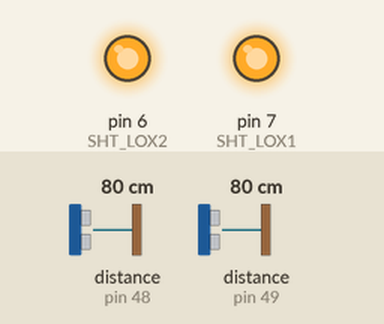
Bench run of a sketch on a simulated Arduino Uno, built with avr-gcc and run on an emulated ATmega328P. On the bench: output pins drawn as LEDs (lit = HIGH). Inputs (shaded band) come from the test bench; at power-on: distance to the obstacle (sensors on pin 48, pin 49) 80 cm. The ROS host is connected and sends only what is stated.

Above: at 0.1 s.
Timing chart, 0 to 1.6 s (numbered marks = the images above):
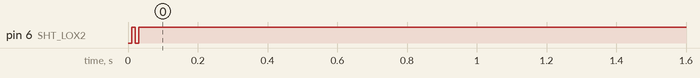

The sketch:

VL53L0X_two_sensors_ROS_Serial.ino
```cpp
#include "Adafruit_VL53L0X.h"

//--- includes for serial communication as with ROS-Serial-Node  --
// OJ 17.11.22
//
// start Node on Remote PC with
// $ rosrun rosserial_python serial_node.py _port:=/dev/ttyACM0 _baud:=115200

#include <ros.h>
#include <std_msgs/Float32.h>
ros::NodeHandle nh;

std_msgs::Float32 dist1_msg;
std_msgs::Float32 dist2_msg;
ros::Publisher pub_distance1("distance1", &dist1_msg);
ros::Publisher pub_distance2("distance2", &dist2_msg);

// address we will assign if dual sensor is present
#define LOX1_ADDRESS 0x30
#define LOX2_ADDRESS 0x31

// set the pins to shutdown
#define SHT_LOX1 7
#define SHT_LOX2 6

// objects for the vl53l0x
Adafruit_VL53L0X lox1 = Adafruit_VL53L0X();
Adafruit_VL53L0X lox2 = Adafruit_VL53L0X();

// this holds the measurement
VL53L0X_RangingMeasurementData_t measure1;
VL53L0X_RangingMeasurementData_t measure2;


void setID() {
  /*
    Reset all sensors by setting all of their XSHUT pins low for delay(10), then set all XSHUT high to bring out of reset
    Keep sensor #1 awake by keeping XSHUT pin high
    Put all other sensors into shutdown by pulling XSHUT pins low
    Initialize sensor #1 with lox.begin(new_i2c_address) Pick any number but 0x29 and it must be under 0x7F. Going with 0x30 to 0x3F is probably OK.
    Keep sensor #1 awake, and now bring sensor #2 out of reset by setting its XSHUT pin high.
    Initialize sensor #2 with lox.begin(new_i2c_address) Pick any number but 0x29 and whatever you set the first sensor to
 */
  // all reset
  digitalWrite(SHT_LOX1, LOW);
  digitalWrite(SHT_LOX2, LOW);
  delay(10);
  // all unreset
  digitalWrite(SHT_LOX1, HIGH);
  digitalWrite(SHT_LOX2, HIGH);
  delay(10);

  // activating LOX1 and resetting LOX2
  digitalWrite(SHT_LOX1, HIGH);
  digitalWrite(SHT_LOX2, LOW);

  // initing LOX1
  if(!lox1.begin(LOX1_ADDRESS)) {
    //Serial.println(F("Failed to boot first VL53L0X"));
    while(1);
  }
  delay(10);

  // activating LOX2
  digitalWrite(SHT_LOX2, HIGH);
  delay(10);

  //initing LOX2
  if(!lox2.begin(LOX2_ADDRESS)) {
    //Serial.println(F("Failed to boot second VL53L0X"));
    while(1);
  }
}

void read_dual_sensors() {

  lox1.rangingTest(&measure1, false); // pass in 'true' to get debug data printout!
  lox2.rangingTest(&measure2, false); // pass in 'true' to get debug data printout!

}

void setup() {
  pinMode(SHT_LOX1, OUTPUT);
  pinMode(SHT_LOX2, OUTPUT);
  digitalWrite(SHT_LOX1, LOW);
  digitalWrite(SHT_LOX2, LOW);
  setID(); //I2C-IDs setzen

  nh.initNode();
  nh.advertise(pub_distance1);
  nh.advertise(pub_distance2);
}

void loop() {

  read_dual_sensors();
  dist1_msg.data = measure1.RangeMilliMeter;
  dist2_msg.data = measure2.RangeMilliMeter;
  pub_distance1.publish(&dist1_msg);
  pub_distance2.publish(&dist2_msg);

  nh.spinOnce();
}
```
